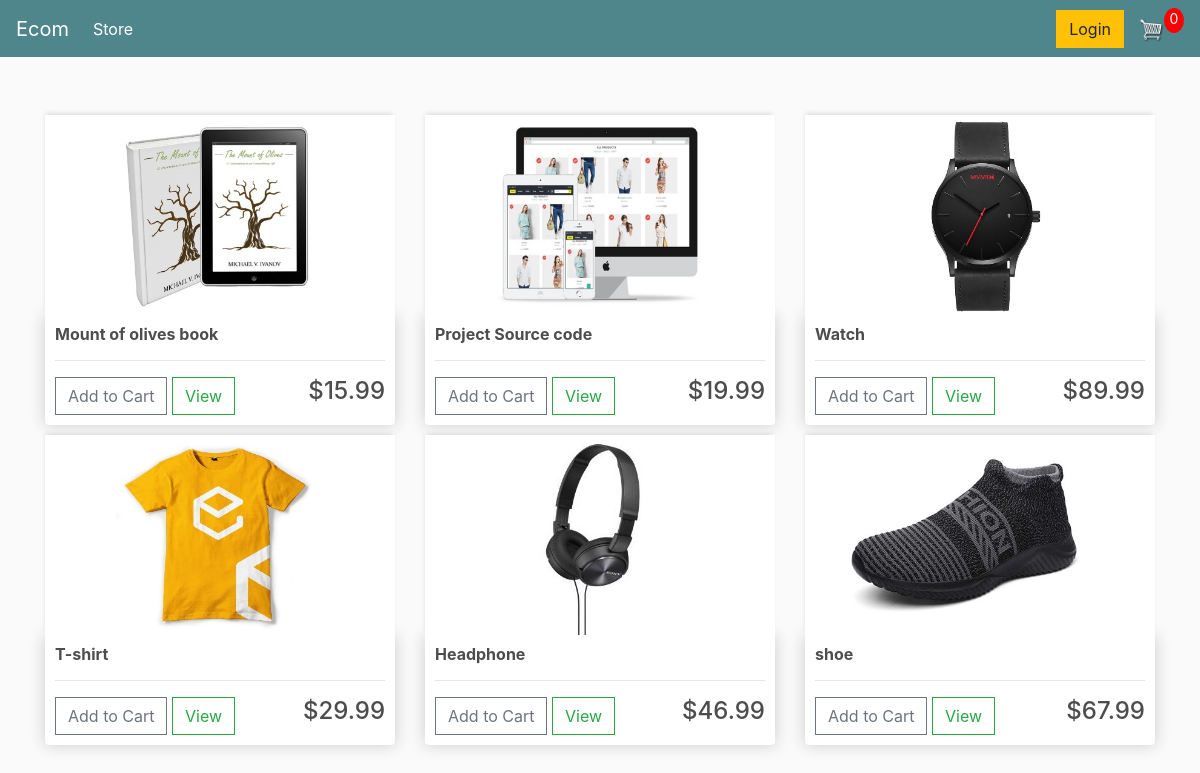
The page / on the database its author committed.
### store/models.py (models this page shows, shortened)
class Product(models.Model):
	name = models.CharField(max_length=200)
	price = models.DecimalField(max_digits=7,decimal_places=2)
	digital = models.BooleanField(default=False,null=True, blank=True)
	image = models.ImageField(null=True, blank=True)
	@property
	def imageURL(self):
		try:
			url = self.image.url
		except:
			url = ''
		return url

### store/views.py (the view)
# urls.py: path('', include('store.urls')),
def store(request):
	if request.user.is_authenticated:
		customer = request.user.customer
		order, created = Order.objects.get_or_create(customer=customer, complete=False)
		items = order.orderitem_set.all()
		cartItems = order.get_cart_items
	else:
		items = []
		order = {'get_cart_total':0, 'get_cart_items':0, 'shipping':False}
		cartItems = order['get_cart_items']
	products = Product.objects.all()
	context = {'products':products, 'cartItems':cartItems}
	return render(request, 'store/store.html', context)

### store/templates/store/store.html
{% extends 'store/main.html' %}
{% load static%}
{% block content %}
	<div class="row">
		{% for product in products %}
		<div class="col-lg-4">
			<img class="thumbnail" src="{{product.imageURL}}">
			<div class="box-element product">
				<h6><strong>{{product.name}}</strong></h6>
				<hr>
				<button data-product={{product.id}} data-action="add"  class="btn btn-outline-secondary add-btn update-cart">Add to Cart</button>
				<a class="btn btn-outline-success" href="#">View</a>
				<h4 style="display: inline-block; float:right">${{product.price|floatformat:2}}</h4>
			</div>
		</div>
		{% endfor %}
	</div>
{% endblock content %}

### static/css/main.css (style rules this page uses)
body { background-color: hsl(0, 0%, 98%); }
h1,h2,h3,h4,h5,h6 { color:hsl(0, 0%, 30%); }
.box-element { box-shadow:hsl(0, 0%, 80%) 0 0 16px; background-color: #fff; border-radius: 4px; padding: 10px; }
.thumbnail { width: 100%; height: 200px; -webkit-box-shadow: -1px -3px 5px -2px rgba(214,214,214,1); -moz-box-shadow: -1px -3px 5px -2px rgba(214,214,214,1); box-shadow: -1px -3px 5px -2px rgba(214,214,214,1); }
.product { border-radius: 0 0 4px 4px; }
.col-lg-4, .col-lg-6, .col-lg-8, .col-lg-12 { margin-top: 10px; }
.btn { border-radius: 0; }

### rows shown on the page
Product: imageURL (picture), name "Mount of olives book", price "15.99"
Product: imageURL (picture), name "Project Source code", price "19.99"
Product: imageURL (picture), name "Watch", price "89.99"
Product: imageURL (picture), name "T-shirt", price "29.99"
Product: imageURL (picture), name "Headphone", price "46.99"
Product: imageURL (picture), name "shoe", price "67.99"

### other values the page prints
{{ cartItems }} "0"
